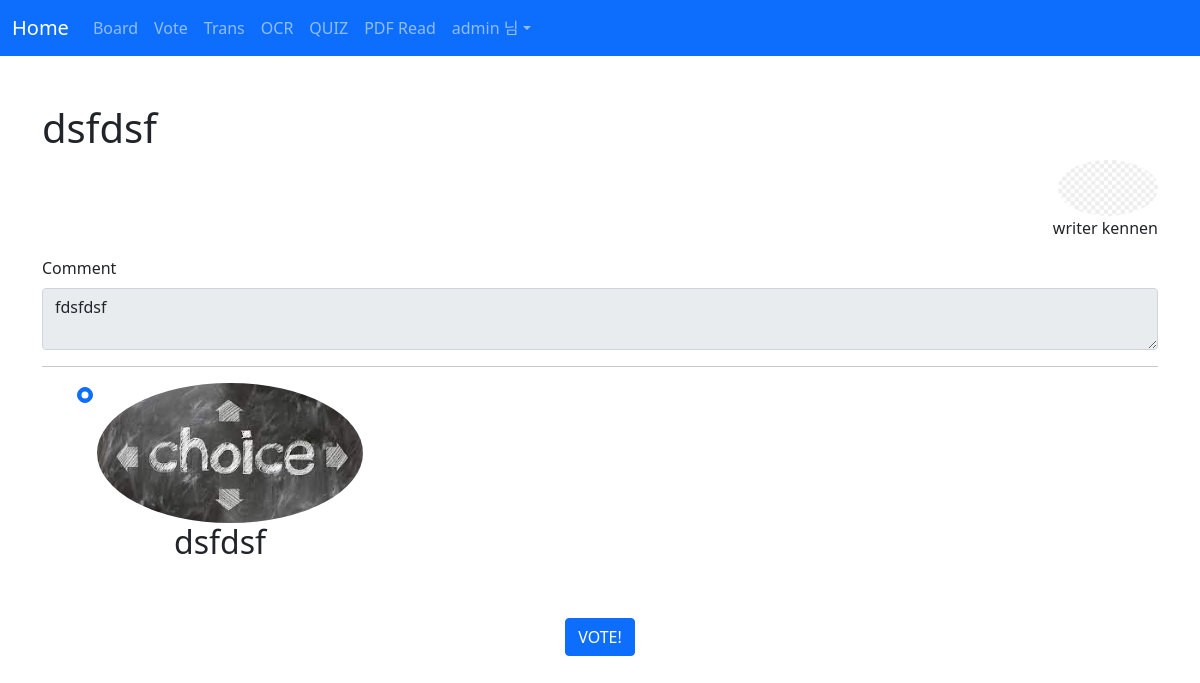
The app's page /vote/detail/10 (signed in) with its own data.
### acc/models.py (models this page shows)
class User(AbstractUser):
    userpic = models.ImageField(upload_to="usr/%y", blank=True)
    nickname = models.CharField(max_length=30, blank=True)
    comment = models.TextField(blank=True)
    point = models.IntegerField(default=0)
    pass

### vote/models.py (models this page shows, shortened)
class Topic(models.Model):
    subject = models.CharField(max_length=100)
    writer = models.CharField(max_length=100)
    writer_pic = models.ImageField()
    comment = models.TextField()
    voter = models.ManyToManyField(User, blank=True)
    c_time = models.DateTimeField(null=True)

class Choice(models.Model):
    subject = models.ForeignKey(Topic, on_delete=models.CASCADE)
    pic = models.ImageField(upload_to="vote")
    name = models.CharField(max_length=100)
    cuser = models.ManyToManyField(User, blank=True)

### vote/views.py (the view)
# urls.py: path('detail/<num>',views.detail, name="detail"),
def detail(request,num):
    t = Topic.objects.get(id=num)
    c = t.choice_set.all()
    context = {
        'con' : t,
        'cho' : c
    }
    return render(request,"vote/detail.html",context)

### template/vote/detail.html (shortened to what this page needs)
{% extends 'base.html' %}
{% block content %}
<div class="container mt-5 mb-5">
    <h1>{{ con.subject }}</h1>
    <div class="text-end">
        <img src="{{ con.writer_pic.url }}" class="rounded-circle" width="100">
        <p>
            writer {{ con.writer }}
        </p>
    </div>
    <div class="mb-3">
        <label class="form-label">Comment</label>
        <textarea class="form-control" disabled>{{ con.comment }}</textarea>
    </div>
    <hr>
    {% load mathfilters%}
    <form method="POST" action="{% url 'vote:vote' con.id %}">
        <div class="row">
            {% for i in cho%}
                <div class="col-lg-4 text-center">
                    {% if user in con.voter.all %}
                    {% else %}
                        <input class="form-check-input" type="radio" value="{{i.id}}" name="choice" id="flexRadioDefault1" {% if forloop.first %} checked {% endif%}>
                    {% endif %}
                        <img src="{{ i.pic.url }}" height="140" class="rounded-circle">
                        <h2>{{ i.name }}</h2>
                </div>
            {% endfor %}
            {% if user in con.voter.all %}
                <div class="container mt-5 text-center">
                    <a href="{% url 'vote:cancel' con.id %}"><button type="button" class="btn btn-danger">CANCEL</button></a>
                </div>
            {% else %}
                <div class="container mt-5 text-center">
                    <button class="btn btn-primary">VOTE!</button>
                </div>
            {% endif %}
        </div>
    </form>
</div>
{% endblock %}

### template/base.html (shortened to what this page needs)
<!doctype html>
<html lang="en">
<head>
    <link href="https://cdn.jsdelivr.net/npm/bootstrap@5.1.1/dist/css/bootstrap.min.css" rel="stylesheet">
</head>
<body>
    {% if request.user.is_authenticated %}
        <nav class="navbar navbar-expand-lg navbar-dark bg-primary">
            <div class="container-fluid">
            <a class="navbar-brand" href="{% url 'acc:index' %}">Home</a>
                <div class="collapse navbar-collapse" id="navbarNavDropdown">
                    <ul class="navbar-nav">
                        <li class="nav-item">
                            <a class="nav-link" href="{% url 'board:index' %}">Board</a>
                        </li>
                        <li class="nav-item">
                            <a class="nav-link" href="{% url 'vote:index' %}">Vote</a>
                        </li>
                        <li class="nav-item">
                            <a class="nav-link" href="{% url 'trans:index' %}">Trans</a>
                        </li>
                        <li class="nav-item">
                            <a class="nav-link" href="{% url 'ocr:index' %}">OCR</a>
                        </li>
                        <li class="nav-item">
                            <a class="nav-link" href="{% url 'quiz:index' %}">QUIZ</a>
                        </li>
                        <li class="nav-item">
                            <a class="nav-link" href="{% url 'pdfread:index' %}">PDF Read</a>
                        </li>
                        <li class="nav-item dropdown">
                            <a class="nav-link dropdown-toggle" href="#" id="navbarDropdown" role="button" data-bs-toggle="dropdown" aria-expanded="false">{{ user.username }} 님</a>
                        </li>
                    </ul>
                </div>
            </div>
        </nav>
        {% block content %}{% endblock %}
    {% endif %}
</body>
</html>

### records on screen
User: username "admin"
Topic: subject "dsfdsf", writer_pic (placeholder picture), writer "kennen", comment "fdsfdsf"
Choice: pic (picture), name "dsfdsf"
